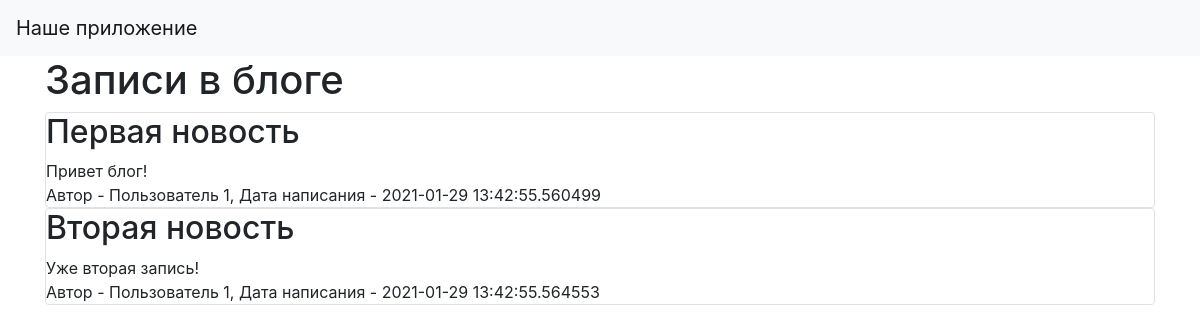
The page / on the database its author committed.
### data/news.py (models this page shows)
class News(SqlAlchemyBase):
    __tablename__ = 'news'
    id = sqlalchemy.Column(sqlalchemy.Integer, primary_key=True, autoincrement=True)
    title = sqlalchemy.Column(sqlalchemy.String, nullable=True)
    content = sqlalchemy.Column(sqlalchemy.String, nullable=True)
    created_date = sqlalchemy.Column(sqlalchemy.DateTime, default=datetime.datetime.now)
    is_private = sqlalchemy.Column(sqlalchemy.Boolean, default=True)
    user_id = sqlalchemy.Column(sqlalchemy.Integer, sqlalchemy.ForeignKey("users.id"))
    user = orm.relationship('User')

### data/users.py (models this page shows, shortened)
class User(SqlAlchemyBase):
    __tablename__ = 'users'
    id = sqlalchemy.Column(sqlalchemy.Integer, primary_key=True, autoincrement=True)
    name = sqlalchemy.Column(sqlalchemy.String, nullable=True)
    about = sqlalchemy.Column(sqlalchemy.String, nullable=True)
    email = sqlalchemy.Column(sqlalchemy.String, index=True, unique=True, nullable=True)
    hashed_password = sqlalchemy.Column(sqlalchemy.String, nullable=True)
    created_date = sqlalchemy.Column(sqlalchemy.DateTime, default=datetime.datetime.now)
    news = orm.relationship("News", back_populates='user')

### main.py (the view)
@app.route("/")
def index():
    db_sess = db_session.create_session()
    news = db_sess.query(News).filter(News.is_private != True)
    return render_template("index.html", news=news)

### data/db_session.py (called while the page is built)
def create_session() -> Session:
    global __factory
    return __factory()

### templates/index.html
{% extends "base.html" %}
{% block content %}
<h1>Записи в блоге</h1>
{% for item in news%}
<div class="col-md6 border rounded">
    <h2>{{item.title}}</h2>
    <div>
        {{item.content}}
    </div>
    <div>
        Автор - {{item.user.name}}, Дата написания - {{item.created_date}}
    </div>
</div>
{% endfor %}
{% endblock %}

### templates/base.html (shortened to what this page needs)
<!doctype html>
<html lang="en">
<head>
    <link rel="stylesheet" href="https://stackpath.bootstrapcdn.com/bootstrap/4.4.1/css/bootstrap.min.css">
</head>
  <body>
    <header>
      <nav class="navbar navbar-light bg-light">
        <a class="navbar-brand" href="#">Наше приложение</a>
      </nav>
    </header>
    <main role="main" class="container">
        {% block content %}{% endblock %}
    </main>
  </body>
</html>

### rows shown on the page
News: title "Первая новость", content "Привет блог!", user.name "Пользователь 1", created_date "2021-01-29 13:42:55.560499"
News: title "Вторая новость", content "Уже вторая запись!", user.name "Пользователь 1", created_date "2021-01-29 13:42:55.564553"
